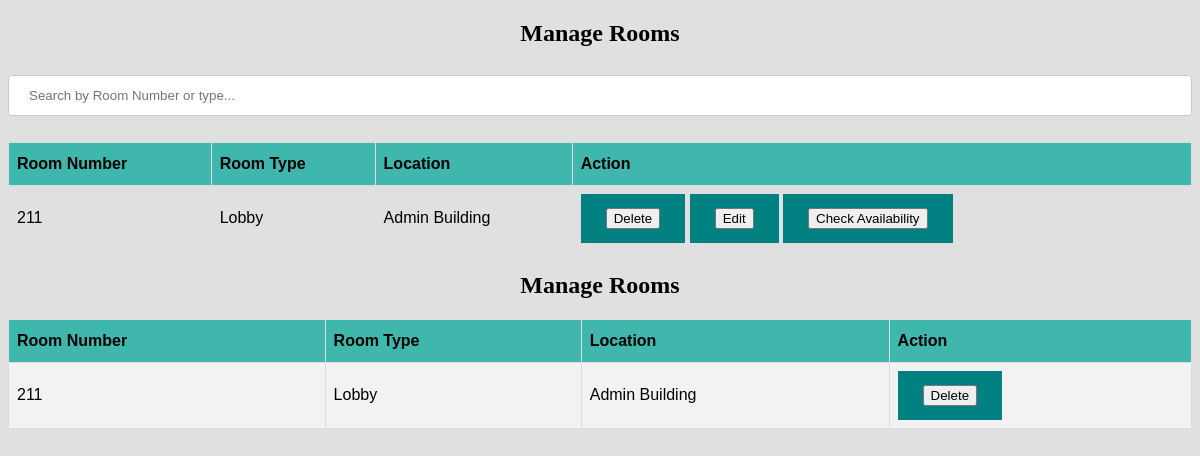
/module/admin/room.php (signed in), run on the app's committed database.
### tables this page shows
CREATE TABLE `room` (
  `number` varchar(30) NOT NULL,
  `type` varchar(30) NOT NULL,
  `location` varchar(30) NOT NULL
);

### module/admin/room.php (the view, shortened to what this page needs)
<?php
include_once('../../service/mysqlcon.php');
?>
<!DOCTYPE html>
<html>
<head>
    <link rel="stylesheet" href="style.css">
</head>
<body>
    <center>
        <h2>Manage Rooms</h2>
        <input type="text" id="searchBar" placeholder="Search by Room Number or type...">
        <br><br>
        <table id="studentList">
            <tr>
                <th>Room Number</th>
                <th>Room Type</th>
                <th>Location</th>
                <th>Action</th>
            </tr>
            <tbody id="roomBody">
                <?php
                $sql = "SELECT * FROM room;";
                $res = mysqli_query($link, $sql);
                while ($row = mysqli_fetch_array($res)) {
                    echo '<tr>';
                    echo '<td>' . $row['number'] . '</td>';
                    echo '<td>' . $row['type'] . '</td>';
                    echo '<td>' . $row['location'] . '</td>';
                    echo '<td>
                        <a href="deleteroom.php?number=' . $row['number'] . '" onclick="return confirm(\'Are you sure you want to delete this room?\');">
                            <button>Delete</button>
                        </a>
                        <a href="editroom.php?number=' . $row['number'] . '">
                            <button>Edit</button>
                        </a>
                        <a href="checkroom.php?number=' . $row['number'] . '">
                            <button>Check Availability</button>
                        </a>
                    </td>';
                    echo '</tr>';
                }
                ?>
            </tbody>
        </table>
    </center>
</body>
</html>
<?php
include_once('../../service/mysqlcon.php');
$sql = "SELECT * FROM room;";
$res = mysqli_query($link, $sql);
$string = "";
while ($row = mysqli_fetch_array($res)) {
    $string .= '<tr>
        <td>' . $row['number'] . '</td>
        <td>' . $row['type'] . '</td>
        <td>' . $row['location'] . '</td>
        <td><a href="deleteroom.php?number=' . $row['number'] . '" onclick="return confirm(\'Are you sure you want to delete this room?\');">
            <button>Delete</button></a></td>
    </tr>';
}
?>
<html>
<head>
    <link rel="stylesheet" href="style.css">
</head>
<body>
    <center>
        <h2>Manage Rooms</h2>
        <table border="1" id='studentList'>
            <tr>
                <th>Room Number</th>
                <th>Room Type</th>
                <th>Location</th>
                <th>Action</th>
            </tr>
            <?php echo $string; ?>
        </table>
    </center>
</body>
</html>

### module/admin/style.css (style rules this page uses)
#studentList { font-family: "Trebuchet MS", Arial, Helvetica, sans-serif; border-collapse: collapse; width: 100%; }
#studentList td, #studentList th { border: 1px solid #ddd; padding: 8px; }
#studentList tr:nth-child(even) { background-color: #f2f2f2; }
#studentList th { padding-top: 12px; padding-bottom: 12px; text-align: left; background-color: #40b7ad; color: black; }
body { height:100%; background-color:#E0E0E0; }
a:link, a:visited { background-color:teal; color: white; padding: 14px 25px; text-align: center; text-decoration: none; display: inline-block; }
* { box-sizing: border-box; }
input[type=text], select { width: 100%; padding: 12px 20px; margin: 8px 0; display: inline-block; border: 1px solid #ccc; border-radius: 4px; box-sizing: border-box; }

### data on the page
room: number "211", type "Lobby", location "Admin Building"
